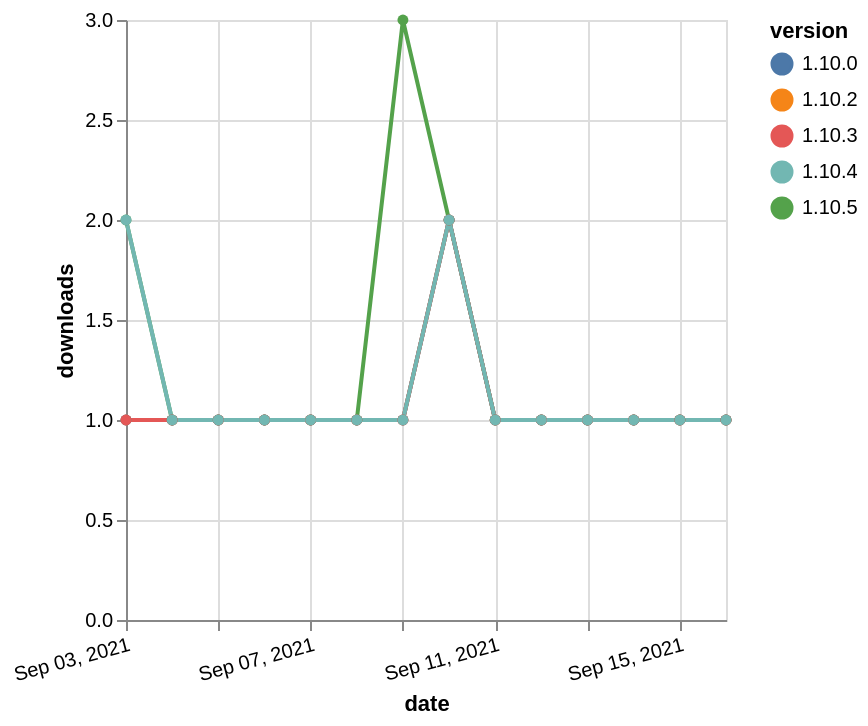

The Vega-Lite source for this figure:
### Vega-Lite specification from a JSON file in a GitHub repository (floating-point values rounded to 4 significant figures)
{"$schema": "https://vega.github.io/schema/vega-lite/v5.json", "description": "A simple bar chart with embedded data.", "data": {"values": [{"date": "2021-09-03", "total": 140, "delta": 1, "version": "1.10.2"}, {"date": "2021-09-04", "total": 141, "delta": 1, "version": "1.10.2"}, {"date": "2021-09-05", "total": 142, "delta": 1, "version": "1.10.2"}, {"date": "2021-09-06", "total": 143, "delta": 1, "version": "1.10.2"}, {"date": "2021-09-07", "total": 144, "delta": 1, "version": "1.10.2"}, {"date": "2021-09-08", "total": 145, "delta": 1, "version": "1.10.2"}, {"date": "2021-09-09", "total": 146, "delta": 1, "version": "1.10.2"}, {"date": "2021-09-10", "total": 148, "delta": 2, "version": "1.10.2"}, {"date": "2021-09-11", "total": 149, "delta": 1, "version": "1.10.2"}, {"date": "2021-09-12", "total": 150, "delta": 1, "version": "1.10.2"}, {"date": "2021-09-13", "total": 151, "delta": 1, "version": "1.10.2"}, {"date": "2021-09-14", "total": 152, "delta": 1, "version": "1.10.2"}, {"date": "2021-09-15", "total": 153, "delta": 1, "version": "1.10.2"}, {"date": "2021-09-16", "total": 154, "delta": 1, "version": "1.10.2"}, {"date": "2021-09-03", "total": 73, "delta": 2, "version": "1.10.5"}, {"date": "2021-09-04", "total": 74, "delta": 1, "version": "1.10.5"}, {"date": "2021-09-05", "total": 75, "delta": 1, "version": "1.10.5"}, {"date": "2021-09-06", "total": 76, "delta": 1, "version": "1.10.5"}, {"date": "2021-09-07", "total": 77, "delta": 1, "version": "1.10.5"}, {"date": "2021-09-08", "total": 78, "delta": 1, "version": "1.10.5"}, {"date": "2021-09-09", "total": 81, "delta": 3, "version": "1.10.5"}, {"date": "2021-09-10", "total": 83, "delta": 2, "version": "1.10.5"}, {"date": "2021-09-11", "total": 84, "delta": 1, "version": "1.10.5"}, {"date": "2021-09-12", "total": 85, "delta": 1, "version": "1.10.5"}, {"date": "2021-09-13", "total": 86, "delta": 1, "version": "1.10.5"}, {"date": "2021-09-14", "total": 87, "delta": 1, "version": "1.10.5"}, {"date": "2021-09-15", "total": 88, "delta": 1, "version": "1.10.5"}, {"date": "2021-09-16", "total": 89, "delta": 1, "version": "1.10.5"}, {"date": "2021-09-03", "total": 146, "delta": 1, "version": "1.10.0"}, {"date": "2021-09-04", "total": 147, "delta": 1, "version": "1.10.0"}, {"date": "2021-09-05", "total": 148, "delta": 1, "version": "1.10.0"}, {"date": "2021-09-06", "total": 149, "delta": 1, "version": "1.10.0"}, {"date": "2021-09-07", "total": 150, "delta": 1, "version": "1.10.0"}, {"date": "2021-09-08", "total": 151, "delta": 1, "version": "1.10.0"}, {"date": "2021-09-09", "total": 152, "delta": 1, "version": "1.10.0"}, {"date": "2021-09-10", "total": 154, "delta": 2, "version": "1.10.0"}, {"date": "2021-09-11", "total": 155, "delta": 1, "version": "1.10.0"}, {"date": "2021-09-12", "total": 156, "delta": 1, "version": "1.10.0"}, {"date": "2021-09-13", "total": 157, "delta": 1, "version": "1.10.0"}, {"date": "2021-09-14", "total": 158, "delta": 1, "version": "1.10.0"}, {"date": "2021-09-15", "total": 159, "delta": 1, "version": "1.10.0"}, {"date": "2021-09-16", "total": 160, "delta": 1, "version": "1.10.0"}, {"date": "2021-09-03", "total": 147, "delta": 1, "version": "1.10.3"}, {"date": "2021-09-04", "total": 148, "delta": 1, "version": "1.10.3"}, {"date": "2021-09-05", "total": 149, "delta": 1, "version": "1.10.3"}, {"date": "2021-09-06", "total": 150, "delta": 1, "version": "1.10.3"}, {"date": "2021-09-07", "total": 151, "delta": 1, "version": "1.10.3"}, {"date": "2021-09-08", "total": 152, "delta": 1, "version": "1.10.3"}, {"date": "2021-09-09", "total": 153, "delta": 1, "version": "1.10.3"}, {"date": "2021-09-10", "total": 155, "delta": 2, "version": "1.10.3"}, {"date": "2021-09-11", "total": 156, "delta": 1, "version": "1.10.3"}, {"date": "2021-09-12", "total": 157, "delta": 1, "version": "1.10.3"}, {"date": "2021-09-13", "total": 158, "delta": 1, "version": "1.10.3"}, {"date": "2021-09-14", "total": 159, "delta": 1, "version": "1.10.3"}, {"date": "2021-09-15", "total": 160, "delta": 1, "version": "1.10.3"}, {"date": "2021-09-16", "total": 161, "delta": 1, "version": "1.10.3"}, {"date": "2021-09-03", "total": 112, "delta": 2, "version": "1.10.4"}, {"date": "2021-09-04", "total": 113, "delta": 1, "version": "1.10.4"}, {"date": "2021-09-05", "total": 114, "delta": 1, "version": "1.10.4"}, {"date": "2021-09-06", "total": 115, "delta": 1, "version": "1.10.4"}, {"date": "2021-09-07", "total": 116, "delta": 1, "version": "1.10.4"}, {"date": "2021-09-08", "total": 117, "delta": 1, "version": "1.10.4"}, {"date": "2021-09-09", "total": 118, "delta": 1, "version": "1.10.4"}, {"date": "2021-09-10", "total": 120, "delta": 2, "version": "1.10.4"}, {"date": "2021-09-11", "total": 121, "delta": 1, "version": "1.10.4"}, {"date": "2021-09-12", "total": 122, "delta": 1, "version": "1.10.4"}, {"date": "2021-09-13", "total": 123, "delta": 1, "version": "1.10.4"}, {"date": "2021-09-14", "total": 124, "delta": 1, "version": "1.10.4"}, {"date": "2021-09-15", "total": 125, "delta": 1, "version": "1.10.4"}, {"date": "2021-09-16", "total": 126, "delta": 1, "version": "1.10.4"}]}, "width": "container", "mark": {"type": "line", "point": {"filled": true}}, "encoding": {"x": {"field": "date", "type": "temporal", "timeUnit": "yearmonthdate", "title": "date", "axis": {"labelAngle": -15}}, "y": {"field": "delta", "type": "quantitative", "title": "downloads"}, "color": {"field": "version", "type": "nominal"}, "tooltip": {"field": "delta"}}}
